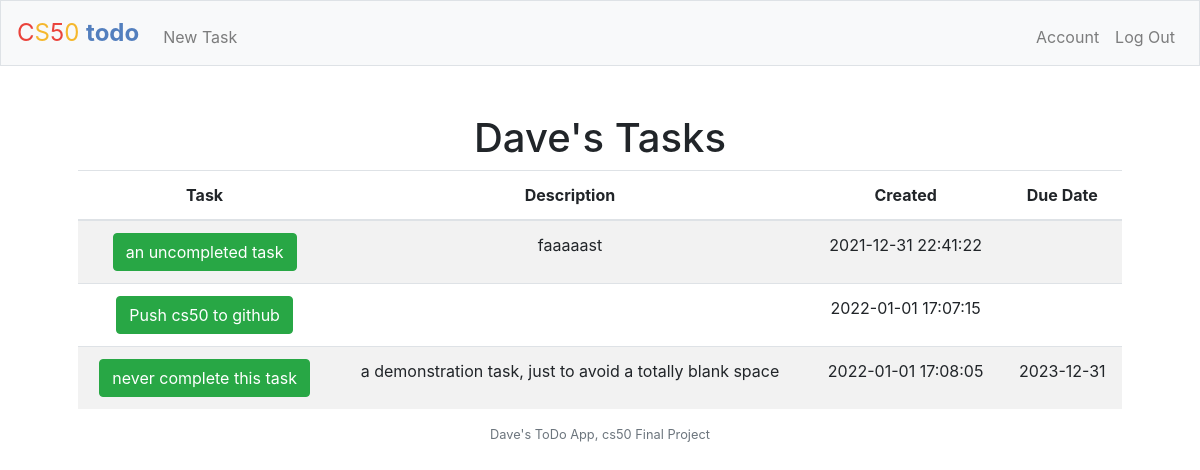
The page / (signed in) on the database its author committed.
### tables this page shows
CREATE TABLE users (
	id		INTEGER,
	username	TEXT NOT NULL,
	hash		TEXT NOT NULL,
	email		TEXT NOT NULL,
	created		TEXT NOT NULL,
	PRIMARY KEY(id)
);

CREATE TABLE tasks (
	id		INTEGER,
	title		TEXT NOT NULL,
	desc		TEXT,
	created		TEXT NOT NULL,
	due		TEXT,
	isdone		INTEGER NOT NULL DEFAULT 0,
	isdeleted	INTEGER NOT NULL DEFAULT 0,
	userid		INTEGER NOT NULL,
	FOREIGN KEY(userid) REFERENCES users(id),	
	PRIMARY KEY(id)
);

### app.py (the view)
@app.route("/", methods=["GET", "POST"])
@login_required
def index():
    if request.method == "POST":
        if not request.form.get("isdone"):
          return apology("error", 404)
        else:
            title = request.form.get("isdone")
            db.execute(
                "UPDATE tasks SET isdone = 1 WHERE title = ?",
                title)
            tasks = db.execute(
                "SELECT title, desc, created, due \
                FROM tasks \
                WHERE isdone = 0 AND isdeleted = 0 AND userid = ?",
                session["user_id"])
            user = db.execute(
                "SELECT username FROM users WHERE id = ?", session["user_id"])
            name = user[0]["username"]
            return render_template("index.html", user=name, tasks=tasks)
    else:
        if "user_id" not in session:
            session["user_id"] = []
        user = db.execute(
            "SELECT username FROM users WHERE id = ?", session["user_id"])
        name = user[0]["username"]
        tasks = db.execute(
            "SELECT title, desc, created, due \
            FROM tasks \
            WHERE isdone = FALSE AND isdeleted = FALSE AND userid = ?",
            session["user_id"])
        return render_template("index.html", user=name, tasks=tasks)

### app.py (called while the page is built)
@app.after_request
def after_request(response):
    response.headers["Cache-Control"] = "no-cache, no-store, must-revalidate"
    response.headers["Expires"] = 0
    response.headers["Pragma"] = "no-cache"
    return response

### helpers.py (called while the page is built)
def login_required(f):
    @wraps(f)
    def decorated_function(*args, **kwargs):
        if session.get("user_id") is None:
            return redirect("/login")
        return f(*args, **kwargs)
    return decorated_function

### templates/index.html (shortened to what this page needs)
{% extends "layout.html" %}
{% block main %}
<h1>{{ user }}'s Tasks</h1>
    <table class="table table-striped">
        <thead>
            <tr>
                <th>Task</th>
                <th>Description</th>
                <th>Created</th>
                <th>Due Date</th>
            </tr>
        </thead>
        <tbody>
            {% for task in tasks %}
            <tr>
                <td>
                    <form action="/" method="post">
                        <input class="btn btn-success" id="isdone" name="isdone"
                               type="submit" value="{{task.title}}"></input>
                    </form>
                </td>
                <td>{{ task.desc }}</td>
                <td>{{ task.created }}</td>
                <td>{{ task.due }}</td>
            </tr>
            {% endfor %}
        </tbody>
{% endblock %}

### templates/layout.html (shortened to what this page needs)
<!DOCTYPE html>
<html lang="en">
    <head>
        <link rel="stylesheet" href="https://cdn.jsdelivr.net/npm/bootstrap@4.5.3/dist/css/bootstrap.min.css">
        <link href="/static/styles.css" rel="stylesheet">
    </head>
    <body>
        <nav class="navbar navbar-expand-sm navbar-light bg-light border">
            <a class="navbar-brand" href="/">
                <span class="red">C</span><span class="yellow">S</span><span class="red">5</span><span class="yellow">0</span> <span class="blue"><strong>todo</strong></span></a>
            <div class="collapse navbar-collapse" id="navbar">
                {% if session.user_id %}
                    <ul class="navbar-nav mr-auto mt-2">
                        <li class="nav-item"><a class="nav-link" href="/newtask">New Task</a></li>
                    </ul>
                    <ul class="navbar-nav ml-auto mt-2">
                        <li class="nav-item"><a class="nav-link" href="/account">Account</a></li>
                        <li class="nav-item"><a class="nav-link" href="/logout">Log Out</a></li>
                    </ul>
                {% else %}
                    <ul class="navbar-nav ml-auto mt-2">
                        <li class="nav-item"><a class="nav-link" href="/register">Register</a></li>
                        <li class="nav-item"><a class="nav-link" href="/login">Log In</a></li>
                    </ul>
                {% endif %}
            </div>
        </nav>
        <main class="container p-5">
            {% block main %}{% endblock %}
        </main>
        <footer class="small text-center text-muted">
            Dave's ToDo App, cs50 Final Project
        </footer>
    </body>
</html>

### static/styles.css (style rules this page uses)
nav .navbar-brand { font-size: x-large; }
nav .navbar-brand .blue { color: #537fbe; }
nav .navbar-brand .red { color: #ea433b; }
nav .navbar-brand .yellow { color: #f5b82e; }
main { overflow-x: auto; text-align: center; }

### rows shown on the page
users: username "Dave"
tasks: isdone "an uncompleted task", desc "faaaaast", created "2021-12-31 22:41:22"
tasks: isdone "Push cs50 to github", created "2022-01-01 17:07:15"
tasks: isdone "never complete this task", desc "a demonstration task, just to avoid a totally blank space", created "2022-01-01 17:08:05", due "2023-12-31"
